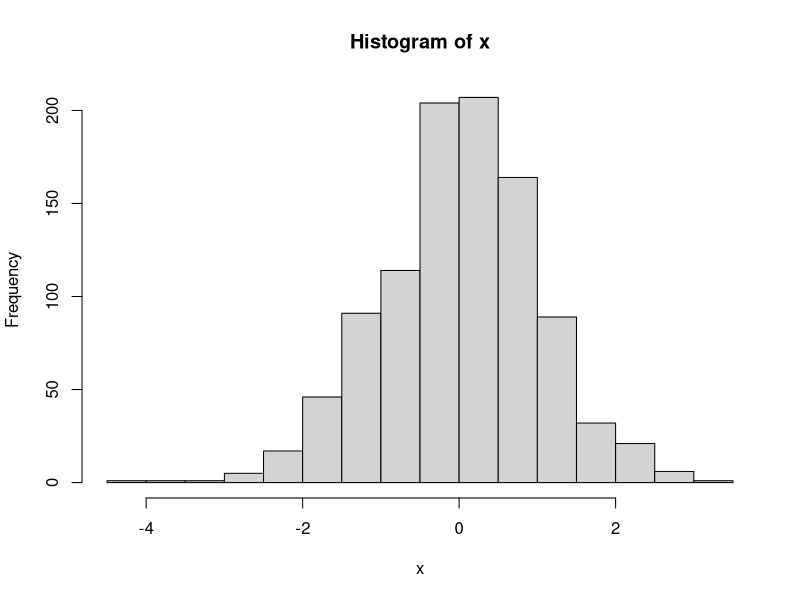
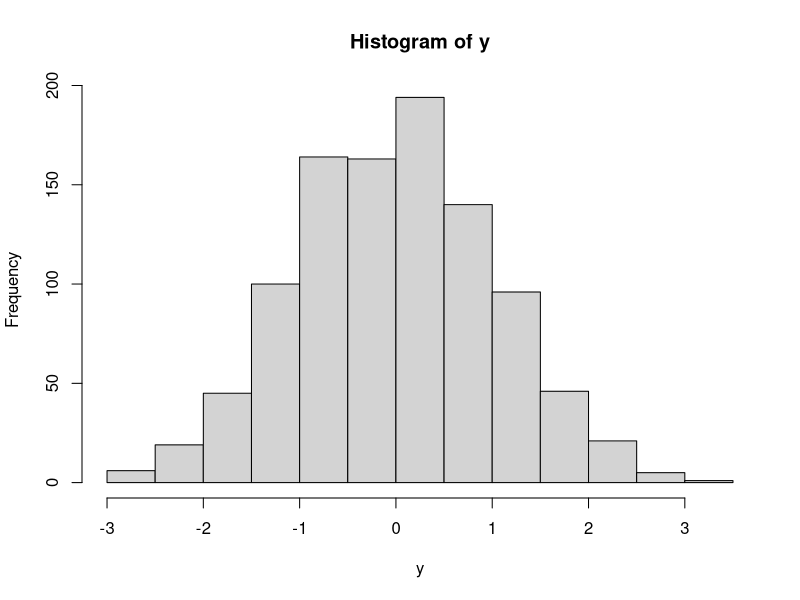
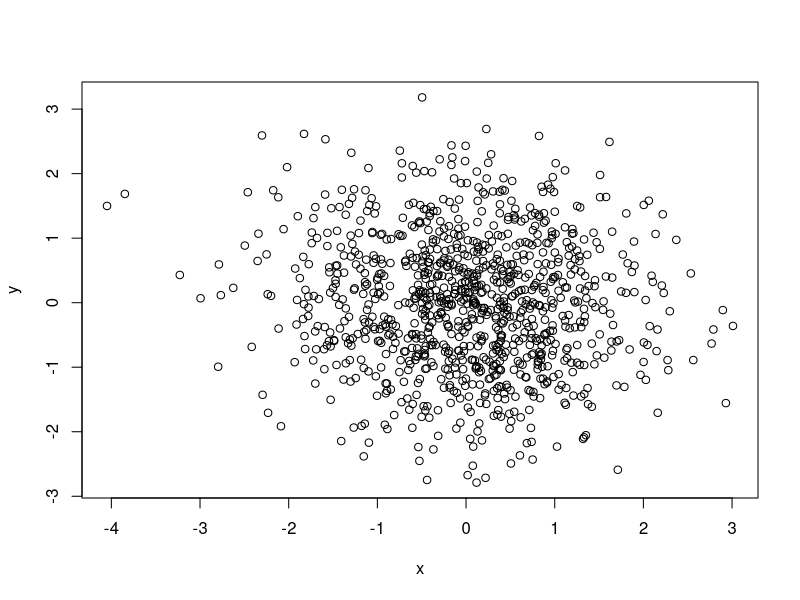
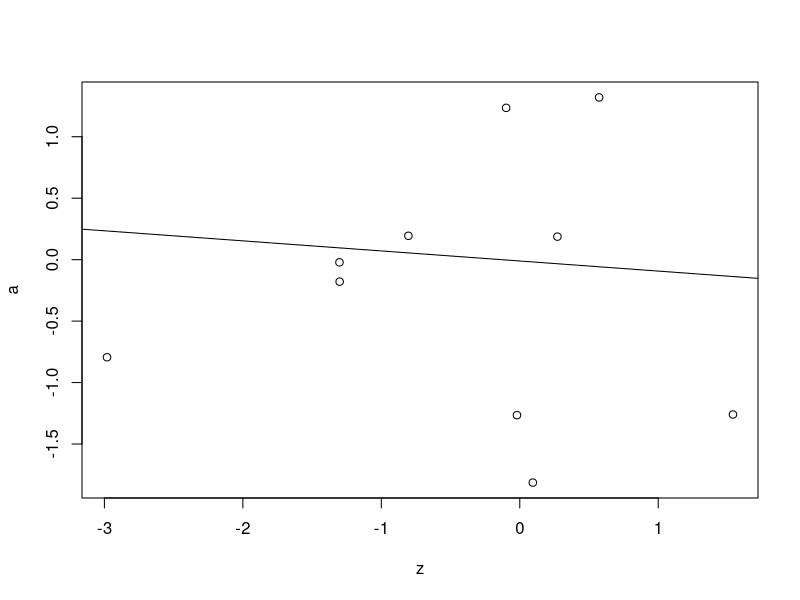
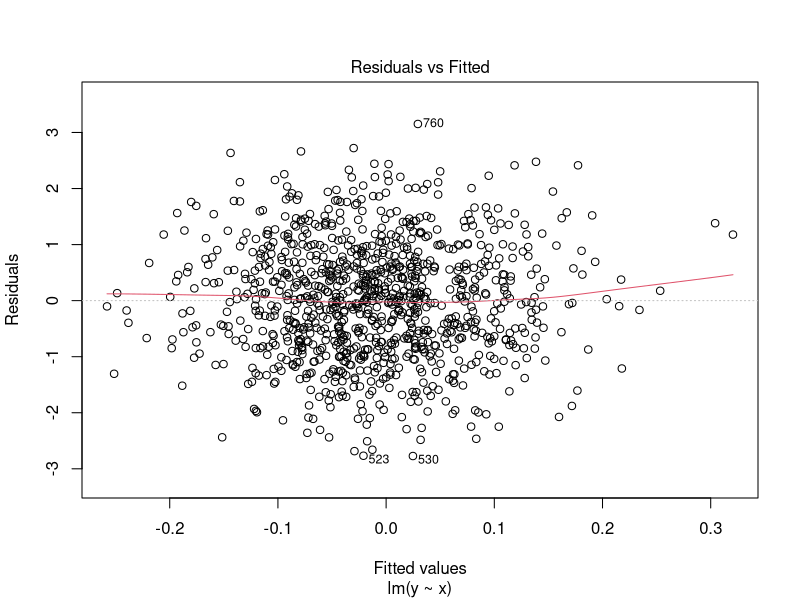
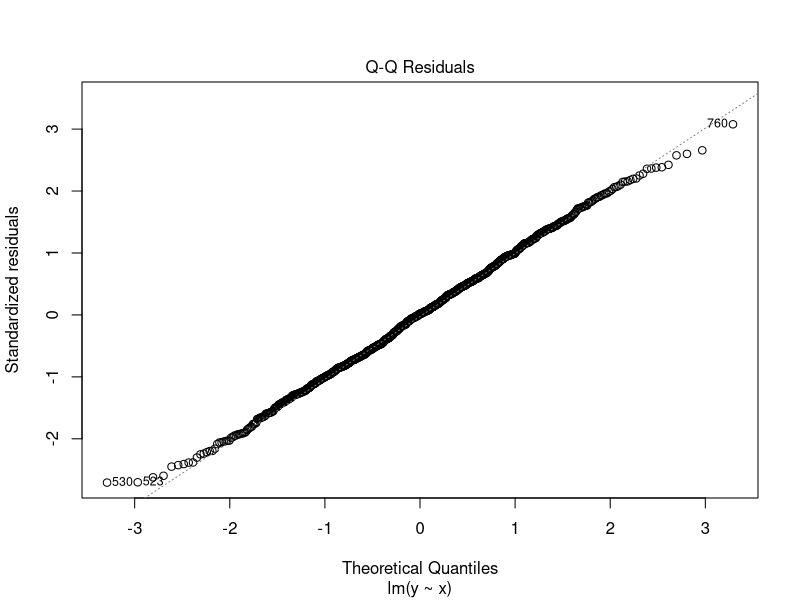
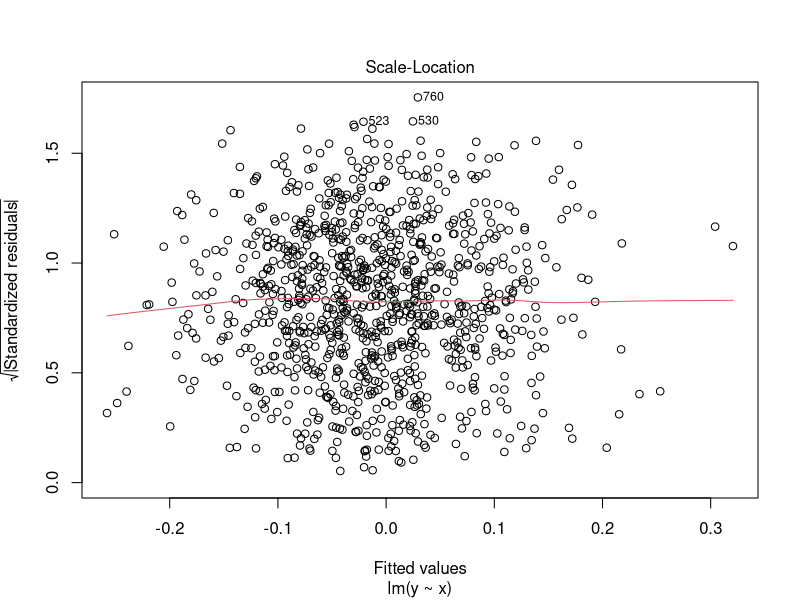
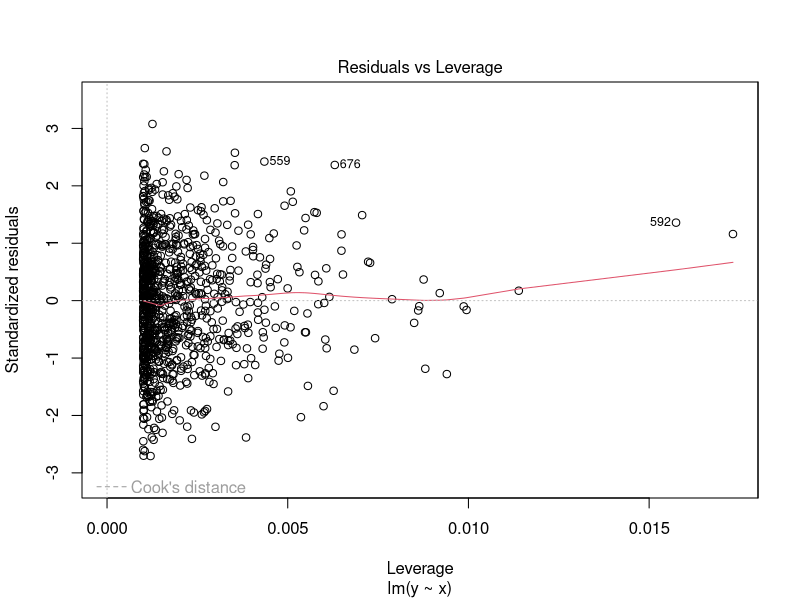

These charts were generated, in order, by the following R code: (Note: this script raises an error after producing the figures.)
#######SCRIPT 2 FOR SOFTWARE TOOLS----

#Introduction to RStudio and R Data Structures (Part 2)

#Purpose: This script is designed to help us walk through the basics of using RStudio. RStudio is a friendly yet powerful software for conducting analyses in R and also has tools to facilitate software development. We will also go over 4 fundamental data object classes in R. Understanding data structures is essential for being able to use R. Many functions only operate on selected types of data, and understanding the structure of data will help us to avoid errors.

#Tip: If you've not done so already, please be sure first to review the uploaded script and example answers to the coding challenges for script #1, posted under class 1 on CourseLink.

#Tip: Please let me know in class if you have trouble seeing due to font size, and I will adjust.

#Tip: For beginning programmers, please don't worry if you find coding challenge #4 too difficult to solve immediately. We will get to many of those functions and options over time. Many of our example scripts will include a more advanced challenge as our class consists of learners who are coming in with various levels of experience. 

#Today, we will start using RStudio, which is an IDE (Integrated Development Environment) for R. I've posted the RStudio "cheat sheet" to CourseLink so that you may explore other features. However, we can productively get started by using a few key features of the software.

#For your reference again, here is the link to the formal language definition:
#https://cran.r-project.org/doc/manuals/R-lang.html
#Definitions provided in this script are from this resource.

###Part 1 - Introduction to Working in RStudio----

#Set RStudio to wrap commenting. Tools -> Global Options -> Code -> Soft-wrap R source files. This will mean you will be able to read the comments, without them running off the right side of the script display window.

#Also, notice that you can click on the arrows on the left that are beside the section headers. You can collapse and expand each section of the script, making it easier to navigate and to focus on one section at a time. You can use this formatting in your own scripts too. You need to add four or more dashes at the end of line to designate it as a header.

#While getting used to RStudio, we are going to work with some simple functions and commands and build upon class 1.
#4 panes or windows: script editor, console, environment, display window (e.g. for plots and documentation)
#In the script editor, use # to indicate comments
#We type our script in the script editor and send it to the console using Ctrl-Enter. I suggest to get used to using common keyboard shortcuts. You can put your cursor anywhere on a line and send it to the console. You can also highlight multiple lines and run or even select all (using control-A) and run the entire script. Lines of commenting will be skipped over.

#Let's try running a few lines of code similar to the class 1 script. What are we doing here? Predict what this line will do before you run it.
y <- c(1:10)
y
z <- 1:10
z

#YOUR TURN: Create a vector of integers from 1 to 20 and assign your data to a vector named my.vector

my.vector <- 1:20
my.vector

#See V2 for example answers.

#What do you notice about the colour of the comments vs. the code? I find the colour difference helpful for working with scripts.

#RStudio helps with finding errors. Try leaving out the closing parenthesis and see what happens.
#Uncomment (i.e. remove the #) and try the below
y <- c(1:10) #added comma here because it was missing! Rest of the code shows that I am missing a bracket if I do not resolve this issue.

#See the red symbol that appears to the left? pretty helpful. What was missing? Yes, the closing parenthesis.
y <- c(1:10)
y

#Also, check out how RStudio helps you keep track of parenthesis pairs by scrolling through this line and also writing your own line that is similar.
z <- c((3:10), (y + 2))

#Predict what the above line will do before you uncomment and run the below (i.e. remove the # and run the below line to check).
z

#Look in your global environment (typically, the pane to the upper right, although you can re-arrange your view). What do you see? RStudio will help you to keep track of your objects. Note these are in working memory. In other lessons, we will also see how to write data to hard disk.

#To remove one object:
rm(y)
rm(z)

#Or, remove two:
rm(y, z)

#You can also use the sweep symbol in your environment pane if you want to clear out everything with your mouse. For a larger script that you want to be reproducible, rather than interactive, code in the removal of your objects. You can remove individual objects or a subset or all. To remove all:
rm(list = ls())

#Now, let's create some data. It is very helpful to be able to create data quickly to work with. Additionally, at some point, you may wish to generate data from various statistical distributions for real investigations (e.g. you might wish to compare real data to a null distribution). R has many different distributions available (e.g. random, uniform, poisson, etc.), but we will use just one for today.
x <- rnorm(1000)
y <- rnorm(1000)

#See x
x

#See the top of x
head(x)

#See the end portion of x
tail(x)

#See how many elements are in x
length(x)

#What does rnorm() do? As always, check out the documentation. What are the defaults for this function?
?rnorm

#YOUR TURN: generate 100 numbers under a random normal distribution, with a mean of 10 and standard deviation of 5. Assign your result to a vector called my.rnorm
my.rnorm <- rnorm(100, mean = 10, sd = 5)


#See V2 for example answer.

#Let's learn how to use some more simple, yet commonly used, functions for mathematics. Check out the mean, median, and standard deviation of your results.
mean(my.rnorm)
median(my.rnorm)
sd(my.rnorm)
max(my.rnorm)
min(my.rnorm)

#What do you think these functions do? See! There are many useful functions in R with simple, intuitive names that are easy to remember.

#Do the answers you are getting look reasonable? On your own, have a look at the documentation for these functions.

#R can generate data under various distributions. This can be very helpful for generating null models to compare against real, observed data or for generating random numbers to help you with experimental design. Some other examples of distributions you can sample from: random uniform using the function runif(), random numbers under a poisson distribution using rpois(), binomial distribution using rbinom(), exponential distribution using rexp(), etc. Remember that R has its origins in statistical computing and has a lot of functionality in stats, although it's now used for many types of analyses and visualizations.

#Now, let's create and view some simple figures in the lower-right window. Later we will see ways to customize figures and create more visually appealing figures using the ggplot package. hist() is used to build a frequency distribution of values, a histogram, while plot is used when you have two variables to plot.
hist(x)
hist(y)
plot(x, y)

#On your own: How do our plots look if we generate just 10 values?
z <- rnorm(10)
a <- rnorm(10)

plot(z,a)

#let's build a linear model, summarize the model, and plot the regression line.

#We are creating a linear model and assigning it to the name model. We are using the function lm() to fit the model. The response variable (or "dependent variable") comes first, here y. This is followed by the tilde, i.e. ~. The predictor variable (or "independent variable") come after the tilde. (There can be multiple predictor variables in the case of multiple regression, but for now we will use just one predictor variable.)
model <- lm(y ~ x)

#Do we expect a significant trend? Why or why not?

#ANSWER: No, we do not expect a significant trend. We generated x and y independently under the random normal distribution, with no association between them.

#Let's see. Summarizing the model:
summary(model)

#adding the regression line for the model to the plot.
abline(model)

#Is there a significant trend? What do we find in the model summary and in the plot?

#Now let's view the model diagnostic plots
plot(model)

#Note you then need to hit enter multiple times within the console window in order to scroll through the plots.
#What are we looking for? We want to see if our model assumptions are plausible. Is a linear model suitable for these data?
#Please review from your prior stats course(s) the meaning of these plots and regression assumptions. I suggest that the following online tutorial is helpful for understanding diagnostic plots for linear models:
#https://data.library.virginia.edu/diagnostic-plots/

#Help will also show up in the lower right window. Try looking at the help and check out the default arguments.
?plot()

###Part 2 - Matrices and Coding Challenge!----

#Remember that you can work in small groups if you wish to write code to perform the below tasks. Or, you could complete this individually and then compare with your peers and with the posted example answers. I will typically post example answers within a few days, but please do remind me if I ever forget!

#Generate the integers from 1 to 100 and assign to a vector named hundred.
hundred <- 1:100

#Show the contents of hundred on the screen
hundred

#Check out the documentation for the function called matrix()
?matrix()

#Take the contents of hundred and place into a 10 X 10 matrix called ten.by.ten
ten.by.ten <- matrix(data = hundred, nrow = 10, ncol = 10)

#Check out the contents of ten.by.ten on the screen
ten.by.ten

#Indexing is used very frequently for analyzing subsets of data. Here are examples of indexing by position for matrices... 

#We can access rows from matrices as follows:
ten.by.ten[2, ] #row 2
ten.by.ten[4, ] #row 4
ten.by.ten[1:4, ] #rows 1 through 4
ten.by.ten[c(1, 3, 5), ] #rows 1, 3, and 5

#Above, by putting nothing after the comma, this means we want all columns.

#We can pull out columns from matrices as follows:
ten.by.ten[, 2] #column 2
ten.by.ten[, 4] #column 4
ten.by.ten[, 1:4] #columns 1 through 4
ten.by.ten[, c(1, 3, 5)] #columns 1, 3, and 5

#By putting nothing before the comma, this means that we want all rows.

#We can also select one individual elements. This can be considered similar to selecting a single cell in an Excel sheet.
ten.by.ten[2, 3] #row 2, column 3
ten.by.ten[3, 5] #row 3, column 5

#Examples of selecting more than one element:
ten.by.ten[1:5, 1] #rows 1 through 5, column 1
ten.by.ten[1, 1:5] #row 1, columns 1 through 5

#Rewrite your line for creating your matrix two ways: with vs. without naming the arguments. (What do you remember about specifying the arguments and argument order? Tip: You don't have to name the argument if you will use them in the default order. However, I recommend to name your arguments when you are using a function that takes lots of optional arguments, so that everything goes as planned. Also, naming your arguments makes your code explicit and increases its future utility.)
matrix.test <- matrix(hundred, 10, 10)

#Are they the same?
all.equal(ten.by.ten, matrix.test)

#Now, depending upon what we are doing, we may want to fill by row instead of column. The default for byrow = FALSE. Try again, setting byrow = TRUE. See how those two options differ.
matrix.test2 <- matrix(data = hundred, nrow = 10, ncol = 10, byrow = TRUE)
matrix.test2

#Create your own example of using the sample() function.
?sample()
my_sample <- sample(200, 100)
my_sample
#Code it out!

#Also, here are 3 specific examples to try, plus a more advanced challenge:

#Example #1: In your hypothetical study of environmental DNA (eDNA), there are 200 potential ponds you could include. You can have numbered the ponds 1-200. The scope of your study is to sample 40 of them. Pick 40 of 200 ponds randomly using R.
ponds <- sample(x = 1:200, size = 40)
ponds
length(ponds)

#Tip: When sampling or generating random numbers, if you want your script to be completely reproducible, you can use set.seed() first. First, try generating several sets of samples without doing that. Then, try set.seed() and do it again.

ponds_2 <- sample(x = 300, size = 23)
ponds_2

set.seed(45)
ponds_2 <- sample(x = 1:200, size = 40)
ponds_2


#See V2 for example answers.

#Example #2: In this hypothetical example, you have 10 friends but only 5 extra cookies. Create a vector containing the names of your friends. Tip: You should be creating an atomic vector of data mode character. Randomly pick 5 to whom you will deliver a cookie. (The remainder would presumably receive a cookie next week!)
vc_friends <- c("sabrina", "farah", "sharon", "eva", "rebekah", "jimmy", "brandon", "remi", "liona", "laura")
who_gets_a_cookie <- sample(vc_friends, 5)
who_gets_a_cookie

#See V2 for example answer.

#Example #3 (hardest). Imagine you have collected Trichoptera (caddisflies) larvae from your ponds. Caddisflies are important organisms for biomonitoring of freshwater quality and ecosytem health, due to their sensitivity to pollution. From each pond, you collected 100 caddisflies, which you will number 1 through 100. From each of your 40 ponds, you will randomly choose 30 of the 100 caddisflies for DNA sequencing. You can build up to this by doing the different components in different steps, but then also try to do this in ONE line of code. Tip: check out the function replicate(). Tip: Note that you can nest functions inside other functions. See examples at the bottom of documentation.

#My multi-step answer:
ponds <- (1:40)

for (i in ponds) {
  fly_seq <- sample(x = 100, size = 30, replace = FALSE)
  print(fly_seq)
}

#Answer with replicate(): 
options(max.print = 4000)
replicate(40, sample(x = 100, size = 30, replace = FALSE))

#See V2 for example answer

# creating Objects as arguments for the list function
a = c(1, 2, 3, 4, 5)
b = c("A", "B", "C", "D", "E")
c = c("A", "B", "c", "1", "2")

# implementing the list() function 
list(a, b, c)

?list()

#Check out class and dimensions of that object.
class(a)
dim(a)
max(a)
min(a)
mean(a)

#TIP: See V2 for tips on using viewer.

#Challenge #4 and friendly competition! Come up with as many (reasonable) ways as possible to solve example 3. In R, there are many ways to do the same thing! Sometimes, different solutions are a matter of personal preference. Sometimes, there are better and worse ways to do things (e.g. considering ease of reading the code and computational time).

#1: for loop
ponds <- (1:40)

for (i in ponds) {
  fly_seq <- sample(x = 100, size = 30, replace = FALSE)
  print(fly_seq)
}

#2: replicate()
options(max.print = 4000)
replicate(40, sample(x = 100, size = 30, replace = FALSE))

#3: while loop
count <- 0
while (count >= 0 & count < 40) {
  count <- count + 1
  fly_seq <- sample(x = 100, size = 30, replace = FALSE)
  print(count)
  print(fly_seq)
}

#I will put example answers to challenge #4 in a separate script, so that this script doesn't get too long. Everyone: Feel free to have a look once you are comfortable with this script.

#Code out these examples, and then create your own example that is relevant for your own life or for research you wish to pursue!

#As a review, here is a very brief post about the main data structures in R. It is often helpful to review similar information in different ways to help us to solidify our understanding of the most important concepts.
#https://jamesmccaffrey.wordpress.com/2016/05/02/r-language-vectors-vs-arrays-vs-lists-vs-matrices-vs-data-frames/


###Part 3 - Common Object Classes: Atomic Vector, Matrix, and List----

#We will review a few concepts from last time and expand our toolkit of object classes. By the end of the lesson you should be able to explain the difference between a vector and a list and a matrix and a dataframe.

#Revisiting object class definitions. Vectors are "contiguous cells containing data". An atomic vector contains one type of element. You can play around.

vect.numb <- c(1, 8, 12, 15, 18)
vect.numb
class(vect.numb)

vect.char <- c("Analysis", "in", "R", "is", "fun")
vect.char
class(vect.char)

vect.mixed <- c(1, 3, 5, "analysis", "fun")
vect.mixed
class(vect.mixed)

#What class did R determine as the class for this vector? Character. Note that numerical data can be treated as character. See data types and their hierarchy in the base R cheat sheet.

#Indexing allows us to pull out selected data elements. Note that we use square brackets for this. For example, check out:
vect.char[1]
vect.char[2]
vect.mixed[3]
vect.mixed[c(1, 3)]

#Now, enter numeric data but use the function list(). So, note that "a list" is a data object of the class list, but the function list() is a function that creates a list! A list is a generic vector. It can still be considered a linear data object. It may (but doesn't have to) contain more than one type of element.

listA <- list(1, 45, 3, 5, 9)
listA #How do the data look on the screen compared to a vector?
#it shoes you the order of the values / index of the list
class(listA) #What do you notice? what class of data object is returned?
#list is it's own data object, whereas vectors hold elements of the same object class.
# Q: DOES THIS MEAN THAT VECTORS CAN HOLD LISTS? <- NO BECAUSE THEY CAN ONLY HOLD ATOMIC ELEMENTS


#What does the function list do?
?list()
#"Functions to construct, coerce and check for both kinds of R lists." (from help)

#What is a list? "generic vector". It is a more general class of data object. The elements in a list could each be a matrix, for example. Thus, a list can contain hierarchical data and can also contain different types of data. Because lists can house hierarchical data, indexing can be a little more complex for lists than atomic vectors or matrices, for example, but we will get there in due course.

#It is always important to check what class of object you have. Many functions only act upon a specific class of object. Objects can be converted from one form into another, if compatible. For example:
mylist <- as.list(vect.char)
mylist
class(mylist)

#Lists are an extremely useful data object class in R! We will be returning to lists in future lessons and learn how to conduct indexing using lists and hierarchical data structures.

#Now moving on to rectangular data objects. This is a very familiar type (think an Excel sheet, which contains rows and columns). Here, we are repeating code similar to that from part 2 above.

#Using the function matrix(), we will create a new object, of the class matrix. A matrix is a two-dimensional rectangular data object which should contain one type of element. We will do this by sampling from the vector called students. Our matrix will have 5 rows. Note that I didn't specify the "size" argument as I want to include ALL of the students in a group. By reading across the rows, we will see which hypothetical students are assigned to which groups.
students <- c("Xin", "Jane", "Emma", "Maria", "Joe", "Kim", "Bev", "Li", "Sal", "Francois", "Marie", "Jen", "Vic", "Ang", "Jose", "Len", "Viv", "Don", "Kev", "Rick")
length(students)
groups1 <- matrix(sample(x = students), nrow = 5)
groups1
class(groups1)

#Think: In this case, would we want to sample with or without replacement? See V2 for answer.
#without, because you don't want to add the same people to multiple groups

#Reminder about viewing the help.
?matrix

#We can add arguments if we want to when using the matrix() function. In this case we will specify the argument dimnames to add names for the rows and columns.
groups2 <- matrix(sample(x = students), nrow = 5, dimnames = list(c("group.Awesome", "group.Brave", "group.Clever", "group.Diligent", "group.Enthusiastic"), c("Col1", "Col2", "Col3", "Col4")))
groups2

#Why CAN'T we do below? i.e. Why can't we use c() rather than list()? What does c() do? Would it preserve the dimensions? Try this. Note we are expecting an error so that you can see what happens. So, uncomment and try to run the below.

groups2 <- matrix(sample(students), nrow = 5, dimnames = c(c("group.Awesome", "group.Brave", "group.Clever", "group.Diligent", "group.Enthusiastic"), c("Col1", "Col2", "Col3", "Col4")))

#Try to explain why we can't do this. WHY do we get an error? Would we want all of our column and row names in one vector?
#c() creates a vector, whereas list() creates a list (that can hold multiple dimensions, like both the names of the rows and the columns). We want both the column and row names in one vector so that we can translate this list back into a matrix if needed, and reproduce our work.

#To follow the above code, read from the inside out. Start with the most nested set of parentheses. The function c(), or concatenate, is used to create two vectors, one for row names and one for column names. The function c() is a "generic function which combines its arguments" (from the help). "The default method combines its arguments to form a vector" (from the help). These vectors are then combined into a list object using the function list(). The list contains two elements, each of which is a vector (one for row names and one for column names). So, we need to use list(). 

#Tip: Try placing the parentheses in different places and see what happens. Parenthesis placement is very important and always needs to be in pairs! Try playing with vectors vs. lists.

#Now, let's look at our new and improved matrix.
groups2

#Much better! We will next use data generated by the class to demonstrate dataframes.

###Part 4 - Dataframe and Our Class's Background in R----

#In class - check time.

#The last type of data object we will look at today is a dataframe. A dataframe is like a matrix in that it is a rectangular data object. However, it can contain more than one type of element. It is one of the most common types of data object classes that we will work with.

#Typically, samples are in rows, and variables are in columns. Each column should contain just one type of data (numerical, character, categorical, etc.) to facilitate analysis. That is called "tidy data", and we will discuss that idea further in a future class.

#First, we will create a vector using familiar code, using data generated by and about the class. (These numbers now updated for 2021 class from Quiz Zero.)
background <- c(10, 17, 3, 1)
?names()
names(background) <- c("Beginner", "Novice", "Intermediate", "Advanced")
background
class(background)

?names

#For fun, let's make a pie chart.
pie(background)

#You can change the colours if you want, in various ways.
pie(background, col = rainbow(length(background)))

#Notice that the above is more general than the following, which also works.
pie(background, col = rainbow(4))

#Tip: In general, it is wise to make our code more general. We want to build code that can be easily rerun if the data change. Often, we will run the analysis many times as we develop a project and also as we add data.

?pie() #See the note about pie charts being less reliable to interpret visually than dot plots or bar charts.

#Now, let's create a data frame instead. This is a rectangular data object. Here, "level" will be treated as data (i.e. have its own column). For analysis purposes, that is generally preferable to using the names attribute (like a label "outside" the data).
df <- data.frame(c("Beginner", "Novice", "Intermediate", "Advanced"), c(9, 17, 3, 1), stringsAsFactors = TRUE)
df
names(df) <- c("Level", "No.Students")
df
class(df)

#Click on "df" in your environment window. See the dataframe using the tab next to your script in the script editor. This is very handy to be able to view the data in this way.

plot(df, xlab = "Level", ylab = "Number of students")

?plot()

#Note: We will learn how to make much nicer-looking figures with ggplot2 soon.

#Have a look at the $ operator. Separates the name of the data frame from the name of the variable. We can look at specific variables in a dataframe this way.
class(df)
class(df$Level)
class(df$No.Students)

#What is the class of each of the variables in our dataframe df?
#Level is a factor
#No.Students is numeric

#Parting note: ls() is very different from list()
ls()
#What does this do?
#ls() lists all the values in the environment
?ls()



#This was a brief overview... We will work with dataframes much more and become comfortable with them over the next few classes.


#Before next class, please install needed packages.
#If you don't have the below packages, you would uncomment (i.e. remove the # symbol) and run the following lines
install.packages("tidyverse")
install.packages("vegan")
install.packages("iNEXT")